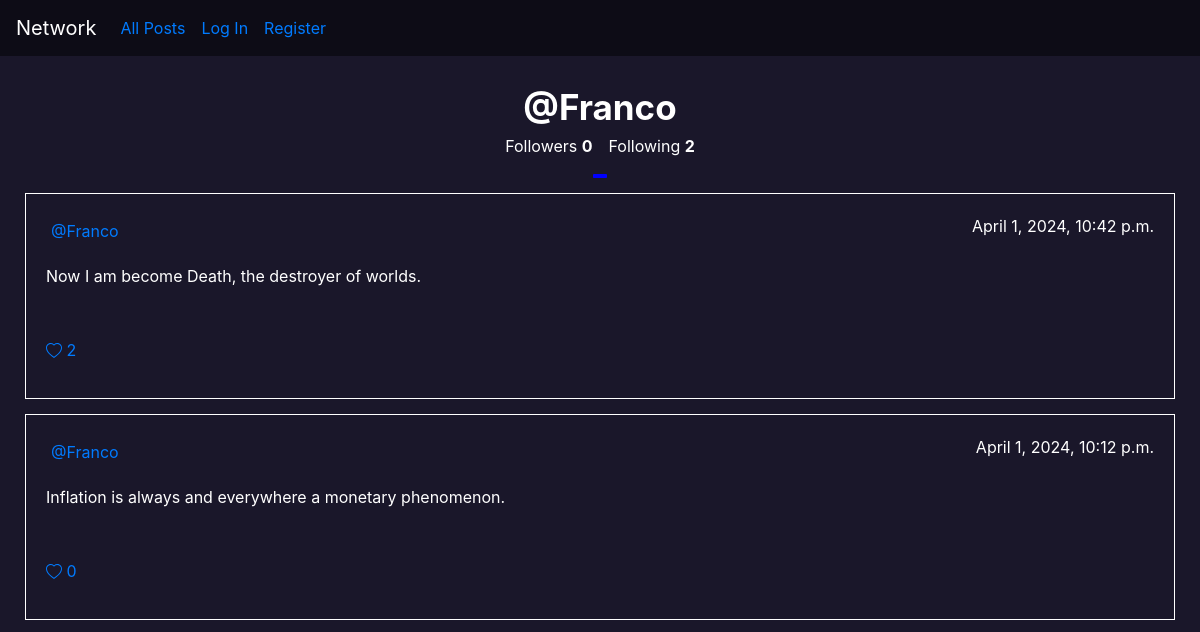
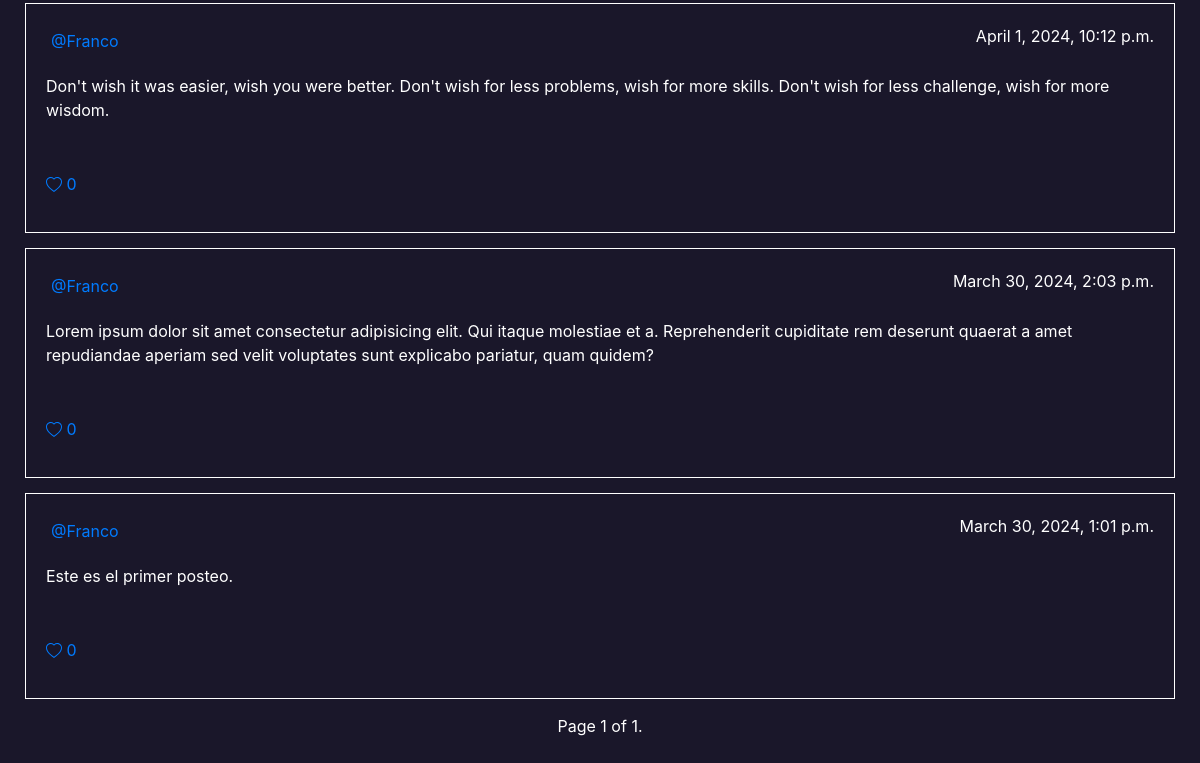
/profile/Franco, run on an earlier commit of the app's database (2 pictures, top to bottom).
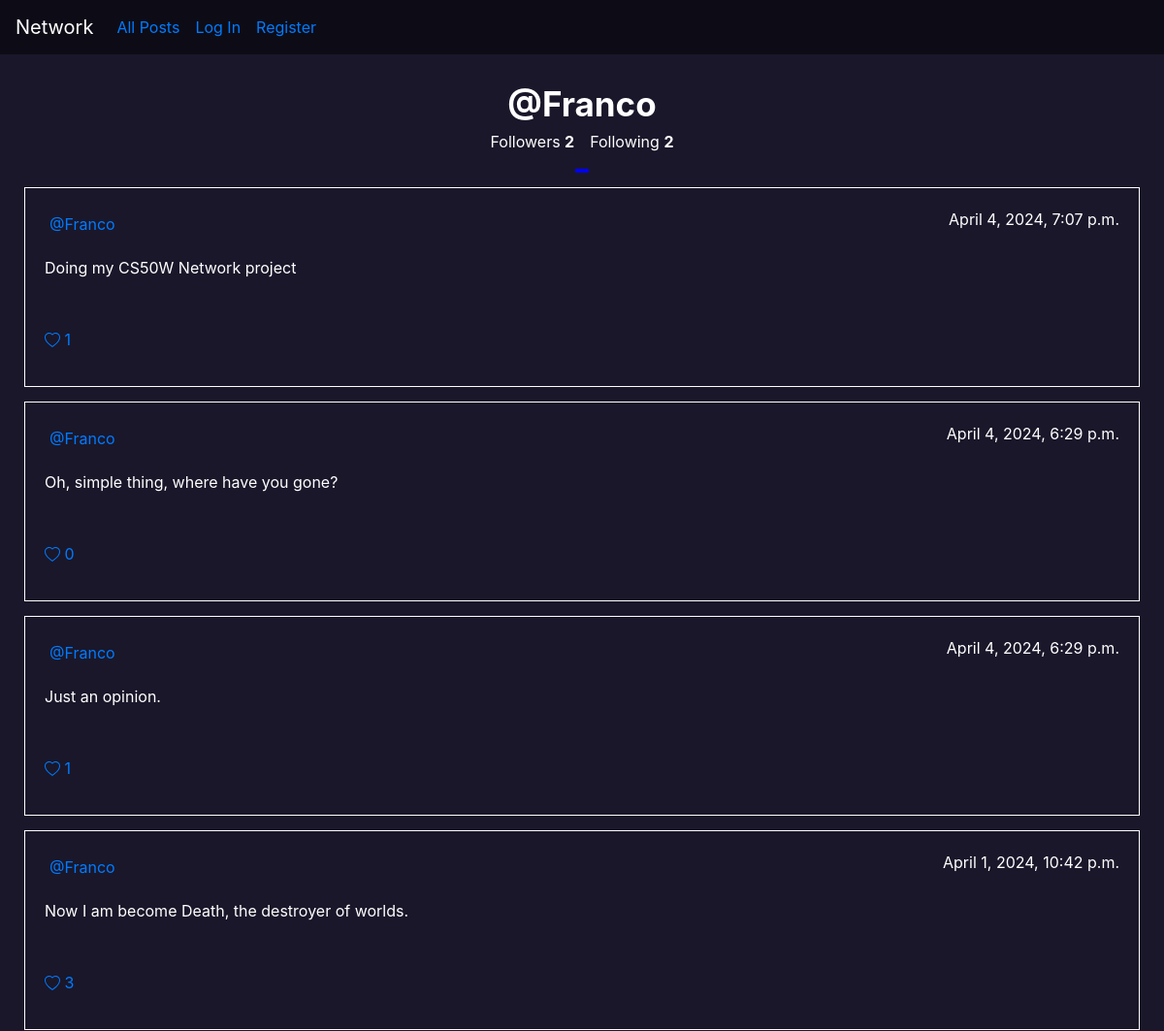
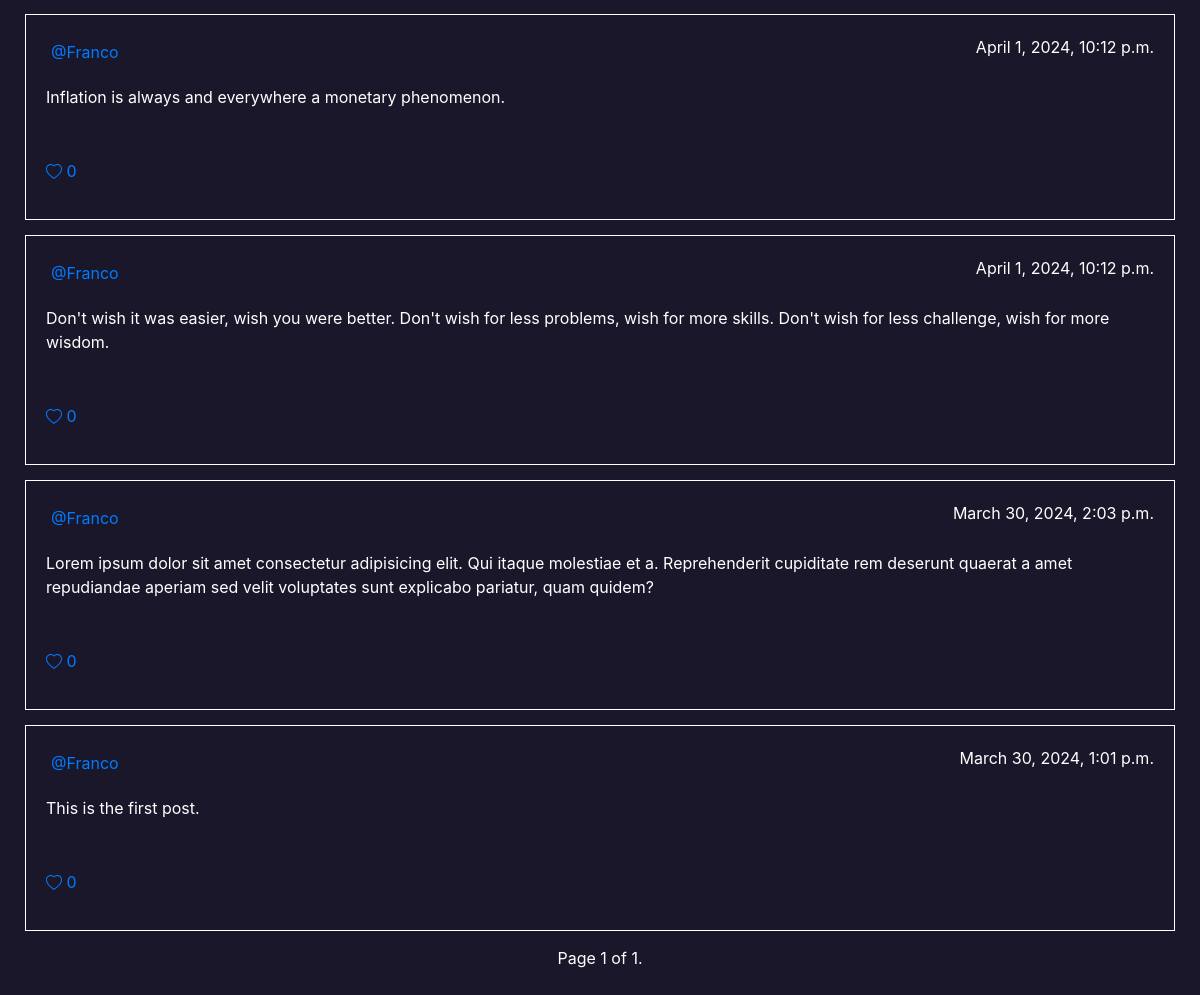
And on a later commit of the database (2 pictures, top to bottom).
### network/models.py (models this page shows)
class User(AbstractUser):
    pass

class Post(models.Model):
    user = models.ForeignKey(User, on_delete = models.CASCADE, related_name='post_user')
    text = models.CharField(max_length=280)
    date = models.DateTimeField(default=timezone.now())
    likes = models.ManyToManyField(User,blank=True, related_name='likes')

### network/views.py (the view)
# urls.py: path("profile/<str:username>", views.profile, name='profile'),
def profile(request, username):
    user = User.objects.get(username=username)
    follwing = Profile.objects.filter(follower=user.pk).count()
    followers = Profile.objects.filter(user=user.pk).count()
    posts = Post.objects.filter(user=user).order_by('-date')
    paginator = Paginator(posts,10)
    page_number = request.GET.get('page')
    posts = paginator.get_page(page_number)
    logged_user = request.user
    if request.user.is_authenticated:
        liked_post_ids = Post.objects.filter(likes=logged_user).values_list('id', flat=True)
    else:
        liked_post_ids = []
    return render(request, "network/profile.html", {'username':user,'followers':followers,'following':follwing,'posts':posts, 'logged_user':request.user,'liked_post_ids':liked_post_ids})

### network/templates/network/profile.html (shortened to what this page needs)
{% extends "network/layout.html" %}
{% load static %}
{% block body %}
<div class="mid_section">
    <div id="presentation">
        <strong id="username">@{{username}}</strong>
        <div class="follow_information">
            <p>Followers <strong id="followers">{{followers}}</strong></p>
            <p>Following <strong id="following">{{following}}</strong></p>
        </div>
        <div class="follow_information">
            <button id="average_button"></button>
        </div>
    </div>
    {% if posts %}
        {% for post in posts %}
            <div class="post">
                <div class="top">
                    <div>
                        <a href="{% url 'profile' username=post.user %}" >@{{ post.user }}</a>
                    </div>
                    <p>{{ post.date }}</p>
                </div>
                <div>
                    <p id="Paragraph{{post.pk}}">{{ post.text }}</p>
                </div>
                <div>
                    {%  if post.id in liked_post_ids %}
                        <button onclick="like('{{post.pk}}','like')" class="like-button" style="display: none;"  id="like_post{{post.pk}}">
                            &nbsp;
                            <p>
                                <svg xmlns="http://www.w3.org/2000/svg" width="16" height="16" fill="currentColor" class="bi bi-heart" viewBox="0 0 16 16">
                                    <path d="m8 2.748-.717-.737C5.6.281 2.514.878 1.4 3.053c-.523 1.023-.641 2.5.314 4.385.92 1.815 2.834 3.989 6.286 6.357 3.452-2.368 5.365-4.542 6.286-6.357.955-1.886.838-3.362.314-4.385C13.486.878 10.4.28 8.717 2.01zM8 15C-7.333 4.868 3.279-3.04 7.824 1.143q.09.083.176.171a3 3 0 0 1 .176-.17C12.72-3.042 23.333 4.867 8 15"/>
                                </svg> <span> {{ post.likes.all.count }}</span>
                            </p>
                        </button>
                        <button onclick="like('{{post.pk}}','unlike')" class="unlike-button" id="unlike_post{{post.pk}}">
                            &nbsp;
                            <p>
                                <svg xmlns="http://www.w3.org/2000/svg" width="16" height="16" fill="currentColor" class="bi bi-heart-fill" viewBox="0 0 16 16">
                                    <path fill-rule="evenodd" d="M8 1.314C12.438-3.248 23.534 4.735 8 15-7.534 4.736 3.562-3.248 8 1.314"/>
                                </svg> <span> {{ post.likes.all.count }}</span>
                            </p>
                        </button>
                    {% else %}
                        <button onclick="like('{{post.pk}}','like')" class="like-button" id="like_post{{post.pk}}">
                            <p>
                                 <span>{{ post.likes.all.count }}</span>
                            </p>
                        </button>
                    {% endif %}
                </div>
            </div>
        {% endfor %}
        <div class="pagination">
            <span class="step-links">
                <span class="current">
                    Page {{ posts.number }} of {{ posts.paginator.num_pages }}.
                </span>
            </span>
        </div>
    {% else %}
        <br>
        <div id="no_post">
            <strong>No posts so far</strong>
        </div>
    {% endif %}
</div>
{% endblock %}

### network/templates/network/layout.html (shortened to what this page needs)
{% load static %}
<!DOCTYPE html>
<html lang="en">
    <head>
        <link rel="stylesheet" href="https://stackpath.bootstrapcdn.com/bootstrap/4.4.1/css/bootstrap.min.css">
        <link href="{% static 'network/styles.css' %}" rel="stylesheet">
    </head>
    <body>
        <nav class="navbar navbar-expand-lg ">
            <li class="navbar-brand">Network</li>
            <div>
            <ul class="navbar-nav mr-auto">
                <li class="nav-item">
                    <a class="nav-link" href="{% url 'index' %}">All Posts</a>
                </li>
                {% if user.is_authenticated %}
                    <li class="nav-item">
                        <a class="nav-link" href="{% url 'following' %}">Following</a>
                    </li>
                    <li class="nav-item">
                        <a class="nav-link" href="{% url 'logout' %}">Log Out</a>
                    </li>
                {% else %}
                    <li class="nav-item">
                        <a class="nav-link" href="{% url 'login' %}">Log In</a>
                    </li>
                    <li class="nav-item">
                        <a class="nav-link" href="{% url 'register' %}">Register</a>
                    </li>
                {% endif %}
            </ul>
        </div>
    </nav>
        <div class="body">
            {% block body %}
            {% endblock %}
        </div>
    </body>
</html>

### network/static/network/styles.css (style rules this page uses)
body { background-color: #1a172a; color: white; }
.navbar { background-color: #0d0c16; }
.mid_section { padding: 25px; }
#average_button { font-size: 18px; color: white; background-color: blue; border: 1px solid blue; border-radius: 10%; outline: none; }
.post { padding: 15px; border: 1px solid white; margin-top: 15px; display: flex; flex-direction: column; }
.post div { display: flex; margin: 5px; justify-content: space-between; }
#presentation { display: flex; flex-direction: column; }
.follow_information { display: flex; margin: 0 auto; }
#username { font-size: 35px; margin: 0 auto; }
.step-links { margin: 15px auto 0 auto; }
.like-button { padding: 0; border: none; background-color: #1a172a; color: #007bff; margin-top: 0; }

What changed in the data, as far as the page shows it:
added Post: user "Franco", date "April 4, 2024, 7:07 p.m.", text "Doing my CS50W Network project", likes.all.count "1"
added Post: user "Franco", date "April 4, 2024, 6:29 p.m.", text "Oh, simple thing, where have you gone?", likes.all.count "0"
added Post: user "Franco", date "April 4, 2024, 6:29 p.m.", text "Just an opinion.", likes.all.count "1"
computed for Post "April 1, 2024, 10:42 p.m.": likes.all.count "2" → "3"
changed Post: text "Este es el primer posteo." → "This is the first post."
Also different on the page:
{{ followers }}: "0" → "2"
